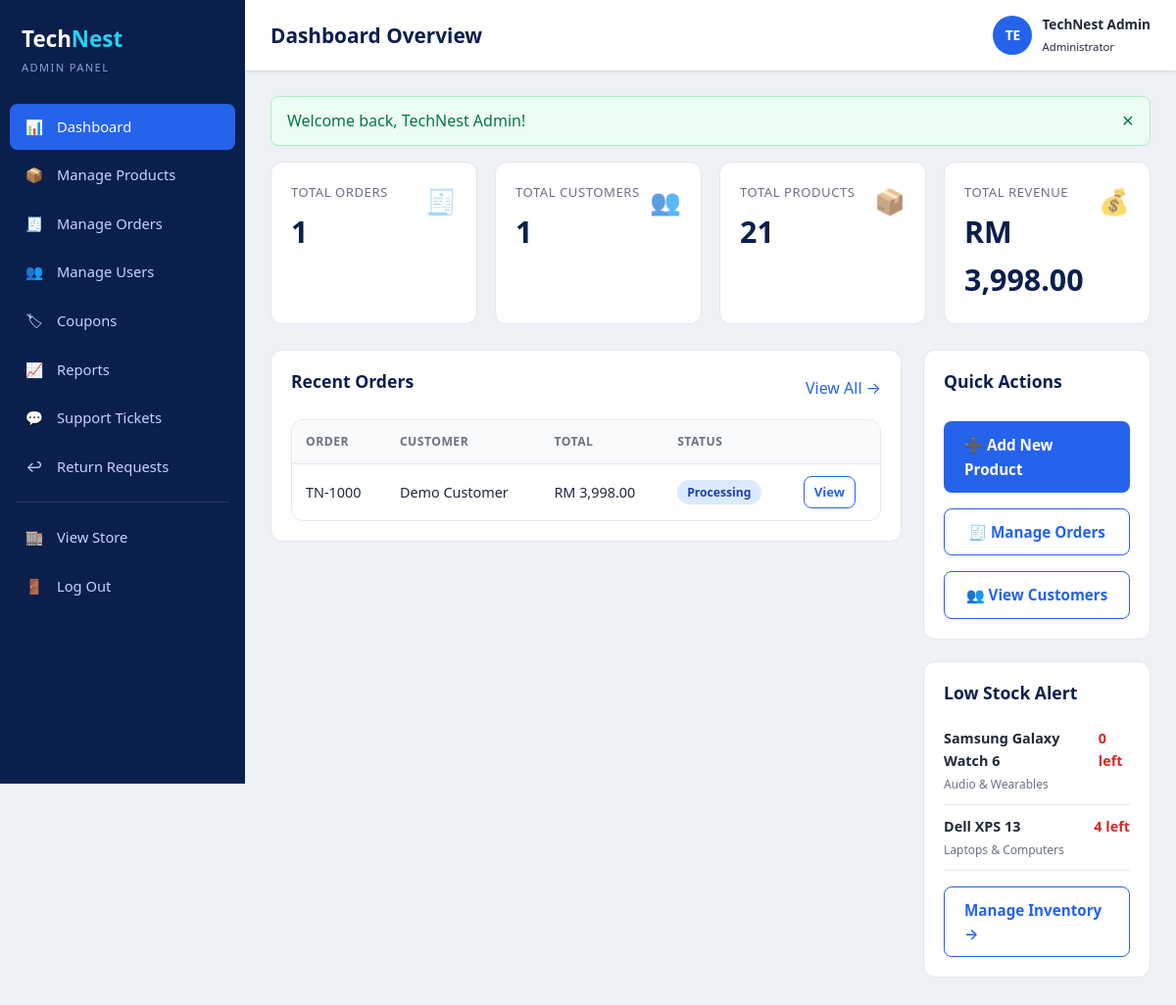
The page /admin/dashboard.php (signed in) on the database as committed earlier.
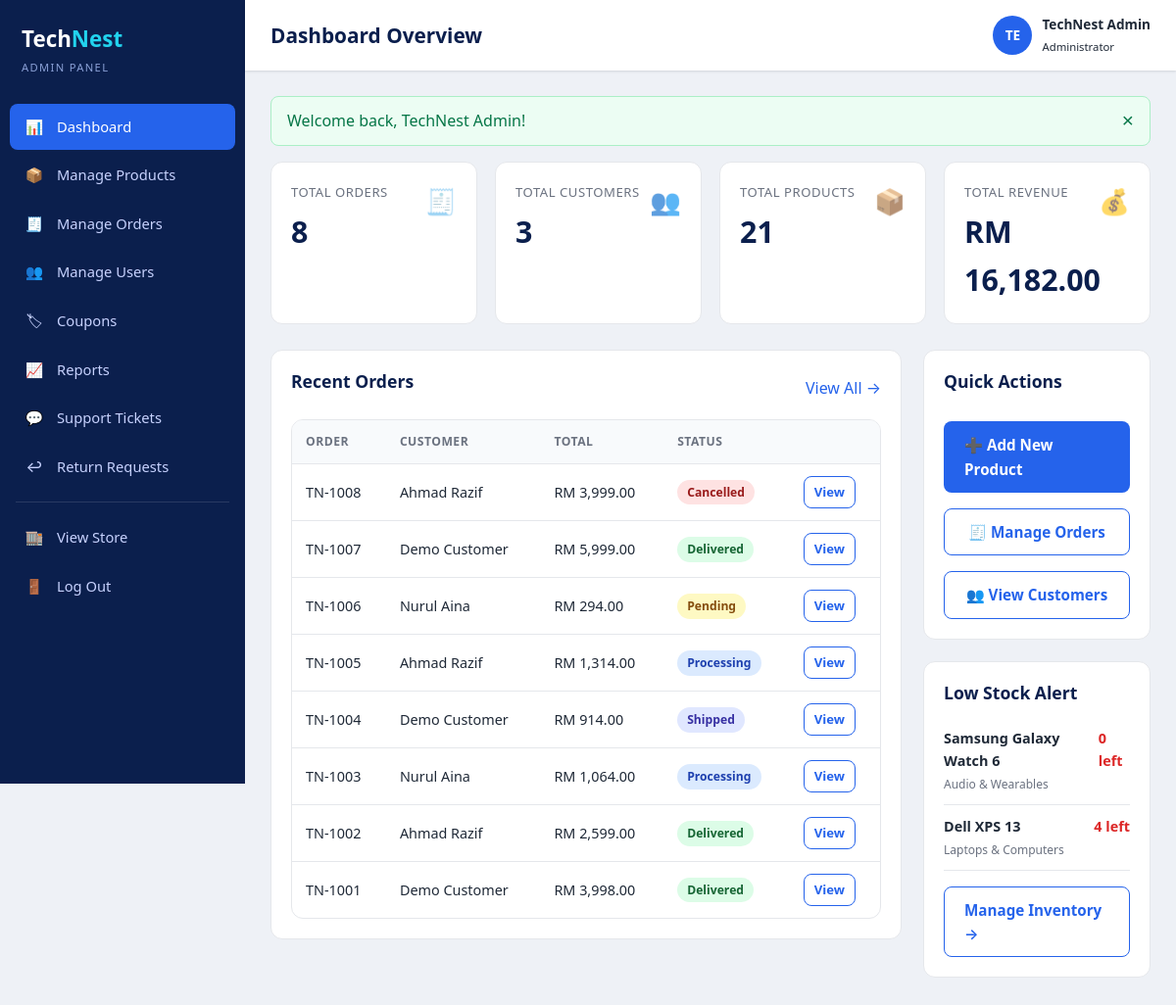
The same page on the database as committed later.
### tables this page shows
CREATE TABLE orders (
  order_id        INT AUTO_INCREMENT PRIMARY KEY,
  user_id         INT NOT NULL,
  order_number    VARCHAR(20) NOT NULL UNIQUE,
  full_name       VARCHAR(100) NOT NULL,
  phone           VARCHAR(30)  NOT NULL,
  address         VARCHAR(255) NOT NULL,
  city            VARCHAR(80)  NOT NULL,
  postcode        VARCHAR(20)  NOT NULL,
  subtotal        DECIMAL(10,2) NOT NULL,
  shipping_fee    DECIMAL(10,2) NOT NULL DEFAULT 0.00,
  discount_amount DECIMAL(10,2) NOT NULL DEFAULT 0.00,
  coupon_code     VARCHAR(30)   DEFAULT NULL,
  total           DECIMAL(10,2) NOT NULL,
  payment_status  ENUM('unpaid','paid','refunded') NOT NULL DEFAULT 'unpaid',
  payment_method  VARCHAR(20)  DEFAULT NULL,
  status          ENUM('pending','processing','shipped','delivered','cancelled')
                    NOT NULL DEFAULT 'pending',
  created_at      TIMESTAMP NOT NULL DEFAULT CURRENT_TIMESTAMP,
  CONSTRAINT fk_orders_user
    FOREIGN KEY (user_id) REFERENCES users(user_id)
    ON UPDATE CASCADE ON DELETE CASCADE,
  INDEX idx_orders_user (user_id),
  INDEX idx_orders_status (status),
  INDEX idx_orders_payment_status (payment_status)
);

CREATE TABLE users (
  user_id       INT AUTO_INCREMENT PRIMARY KEY,
  full_name     VARCHAR(100)  NOT NULL,
  email         VARCHAR(150)  NOT NULL UNIQUE,
  password_hash VARCHAR(255)  NOT NULL,
  phone         VARCHAR(30)   DEFAULT NULL,
  role          ENUM('customer','admin') NOT NULL DEFAULT 'customer',
  created_at    TIMESTAMP NOT NULL DEFAULT CURRENT_TIMESTAMP
);

CREATE TABLE products (
  product_id     INT AUTO_INCREMENT PRIMARY KEY,
  category_id    INT NOT NULL,
  name           VARCHAR(150)  NOT NULL,
  brand          VARCHAR(80)   DEFAULT NULL,
  description    TEXT          DEFAULT NULL,
  price          DECIMAL(10,2) NOT NULL,
  discount_price DECIMAL(10,2) DEFAULT NULL,
  stock_quantity INT           NOT NULL DEFAULT 0,
  image_path     VARCHAR(255)  DEFAULT NULL,
  is_featured    TINYINT(1)    NOT NULL DEFAULT 0,
  status         ENUM('active','inactive') NOT NULL DEFAULT 'active',
  created_at     TIMESTAMP NOT NULL DEFAULT CURRENT_TIMESTAMP,
  CONSTRAINT fk_products_category
    FOREIGN KEY (category_id) REFERENCES categories(category_id)
    ON UPDATE CASCADE ON DELETE RESTRICT,
  INDEX idx_products_category (category_id),
  INDEX idx_products_featured (is_featured)
);

CREATE TABLE categories (
  category_id INT AUTO_INCREMENT PRIMARY KEY,
  name        VARCHAR(80)  NOT NULL,
  slug        VARCHAR(80)  NOT NULL UNIQUE,
  description VARCHAR(255) DEFAULT NULL,
  icon        VARCHAR(40)  DEFAULT NULL
);

### includes/functions.php (called while the page is built, shortened)
<?php
require_once __DIR__ . '/db.php';
function e($value): string
{
    return htmlspecialchars((string) ($value ?? ''), ENT_QUOTES, 'UTF-8');
}
function url(string $path = ''): string
{
    return BASE_URL . ltrim($path, '/');
}
function money($amount): string
{
    return 'RM ' . number_format((float) $amount, 2);
}
function get_flashes(): array
{
    $flashes = $_SESSION['flash'] ?? [];
    return $flashes;
}
function db_one(string $sql, array $params = []): ?array
{
    $stmt = db()->prepare($sql);
    $stmt->execute($params);
    $row = $stmt->fetch();
    return $row === false ? null : $row;
}
function db_all(string $sql, array $params = []): array
{
    $stmt = db()->prepare($sql);
    $stmt->execute($params);
    return $stmt->fetchAll();
}

### includes/db.php (called while the page is built, shortened)
<?php
function db(): PDO
{
    static $pdo = null;
    if ($pdo instanceof PDO) {
        return $pdo;
    }
    $dsn = sprintf(
        'mysql:host=%s;port=%s;dbname=%s;charset=%s',
        DB_HOST, DB_PORT, DB_NAME, DB_CHARSET
    );
    $options = [
        PDO::ATTR_ERRMODE            => PDO::ERRMODE_EXCEPTION,
        PDO::ATTR_DEFAULT_FETCH_MODE => PDO::FETCH_ASSOC,
        PDO::ATTR_EMULATE_PREPARES   => false,
    ];
    try {
        $pdo = new PDO($dsn, DB_USER, DB_PASS, $options);
    } catch (PDOException $e) {
        http_response_code(500);
        exit(
            'Database connection failed. Please make sure MySQL is running and that '
            . 'the database "' . DB_NAME . '" has been imported (see README.md).'
        );
    }
    return $pdo;
}

### admin/dashboard.php (the view, shortened to what the changed rows need)
<?php
require_once __DIR__ . '/../includes/functions.php';
$stats = [
    'orders'    => (int) db_one('SELECT COUNT(*) c FROM orders')['c'],
    'customers' => (int) db_one('SELECT COUNT(*) c FROM users WHERE role = "customer"')['c'],
    'products'  => (int) db_one('SELECT COUNT(*) c FROM products')['c'],
    'revenue'   => (float) (db_one('SELECT COALESCE(SUM(total),0) s FROM orders WHERE status <> "cancelled"')['s']),
];
$recent = db_all(
    'SELECT o.order_number, o.total, o.status, o.created_at, u.full_name
     FROM orders o JOIN users u ON u.user_id = o.user_id
     ORDER BY o.created_at DESC LIMIT 8'
);
$lowStock = db_all(
    'SELECT p.name, p.stock_quantity, c.name AS category
     FROM products p JOIN categories c ON c.category_id = p.category_id
     WHERE p.stock_quantity <= ? AND p.status = "active"
     ORDER BY p.stock_quantity ASC LIMIT 8',
    [LOW_STOCK_THRESHOLD]
);
$heading = 'Dashboard Overview';
require __DIR__ . '/../includes/admin_header.php';
?>
<div class="stat-grid">
    <div class="stat-card"><span class="ic">🧾</span><div class="label">Total Orders</div><div class="value"><?= $stats['orders'] ?></div></div>
    <div class="stat-card"><span class="ic">👥</span><div class="label">Total Customers</div><div class="value"><?= $stats['customers'] ?></div></div>
    <div class="stat-card"><span class="ic">📦</span><div class="label">Total Products</div><div class="value"><?= $stats['products'] ?></div></div>
    <div class="stat-card"><span class="ic">💰</span><div class="label">Total Revenue</div><div class="value"><?= e(money($stats['revenue'])) ?></div></div>
</div>
<div class="admin-cols">
    <div class="panel">
        <div class="panel-head"><h2>Recent Orders</h2><a href="<?= e(url('admin/orders.php')) ?>">View All →</a></div>
        <?php if (empty($recent)): ?>
            <p class="muted">No orders yet.</p>
        <?php else: ?>
        <div class="table-wrap">
            <table class="data">
                <thead><tr><th>Order</th><th>Customer</th><th>Total</th><th>Status</th><th></th></tr></thead>
                <tbody>
                <?php foreach ($recent as $o): ?>
                    <tr>
                        <td><?= e($o['order_number']) ?></td>
                        <td><?= e($o['full_name']) ?></td>
                        <td><?= e(money($o['total'])) ?></td>
                        <td><span class="pill pill-<?= e($o['status']) ?>"><?= e(ucfirst($o['status'])) ?></span></td>
                        <td class="actions"><a class="btn btn-outline" href="<?= e(url('admin/orders.php')) ?>">View</a></td>
                    </tr>
                <?php endforeach; ?>
                </tbody>
            </table>
        </div>
        <?php endif; ?>
    </div>
    <div>
        <div class="panel">
            <h2>Quick Actions</h2>
        </div>
        <div class="panel">
            <h2>Low Stock Alert</h2>
            <?php if (empty($lowStock)): ?>
                <p class="muted">All products are well stocked. 👍</p>
            <?php else: ?>
                <?php foreach ($lowStock as $p): ?>
                    <div class="low-stock-item">
                        <div class="left"><b><?= e($p['name']) ?></b><small class="muted"><?= e($p['category']) ?></small></div>
                        <div class="qty"><?= (int) $p['stock_quantity'] ?> left</div>
                    </div>
                <?php endforeach; ?>
            <?php endif; ?>
        </div>
    </div>
</div>
<?php require __DIR__ . '/../includes/admin_footer.php'; ?>

### includes/admin_header.php (shortened to what the changed rows need)
<?php
$current = basename($_SERVER['SCRIPT_NAME'] ?? '');
$nav = [
    'dashboard.php' => ['📊', 'Dashboard'],
    'products.php'  => ['📦', 'Manage Products'],
    'orders.php'    => ['🧾', 'Manage Orders'],
    'users.php'     => ['👥', 'Manage Users'],
    'coupons.php'   => ['🏷', 'Coupons'],
    'reports.php'   => ['📈', 'Reports'],
    'tickets.php'   => ['💬', 'Support Tickets'],
    'returns.php'   => ['↩', 'Return Requests'],
];
?>
<!DOCTYPE html>
<html lang="en">
<head>
    <link rel="stylesheet" href="<?= e(url('assets/css/style.css')) ?>">
    <link rel="stylesheet" href="<?= e(url('assets/css/admin.css')) ?>">
</head>
<body class="admin-body">
<div class="admin-shell">
    <aside class="admin-sidebar" id="admin-sidebar">
        <nav class="admin-nav">
            <?php foreach ($nav as $file => [$icon, $label]): ?>
                <a href="<?= e(url('admin/' . $file)) ?>" class="<?= $current === $file ? 'active' : '' ?>">
                    <span class="ic"><?= $icon ?></span> <?= e($label) ?>
                </a>
            <?php endforeach; ?>
            <hr>
            <a href="<?= e(url('index.php')) ?>"><span class="ic">🏬</span> View Store</a>
            <a href="<?= e(url('logout.php')) ?>"><span class="ic">🚪</span> Log Out</a>
        </nav>
    </aside>
    <div class="admin-main">
        <header class="admin-topbar">
            <h1 class="admin-title"><?= e($heading ?? 'Dashboard') ?></h1>
        </header>
        <div class="admin-content">
        <?php foreach (get_flashes() as $flash): ?>
            <div class="flash flash-<?= e($flash['type']) ?>" role="alert"><?= e($flash['message']) ?>
                <button type="button" class="flash-close" aria-label="Dismiss">&times;</button></div>
        <?php endforeach; ?>

Rows that differ between the two databases and show on the page:
added orders: order_number "TN-1008", user.full_name "Ahmad Razif", total "RM 3,999.00", status "Cancelled"
added orders: order_number "TN-1007", user.full_name "Demo Customer", total "RM 5,999.00", status "Delivered"
added orders: order_number "TN-1006", user.full_name "Nurul Aina", total "RM 294.00", status "Pending"
added orders: order_number "TN-1005", user.full_name "Ahmad Razif", total "RM 1,314.00", status "Processing"
added orders: order_number "TN-1004", user.full_name "Demo Customer", total "RM 914.00", status "Shipped"
added orders: order_number "TN-1003", user.full_name "Nurul Aina", total "RM 1,064.00", status "Processing"
added orders: order_number "TN-1002", user.full_name "Ahmad Razif", total "RM 2,599.00", status "Delivered"
changed orders "RM 3,998.00": order_number "TN-1000" → "TN-1001"; status "Processing" → "Delivered"
Other text that changed with them:
$stats['orders']: "1" → "8"
$stats['customers']: "1" → "3"
money($stats['revenue']): "RM 3,998.00" → "RM 16,182.00"
